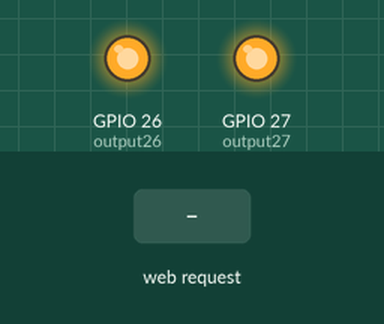
This sketch was run on a simulated ESP32. Parts: output pins drawn as LEDs (lit = HIGH). The test bench sets the inputs (shaded band). WiFi joins after 1.5 s; servers stay silent unless stated; what the sketch prints to the serial monitor is not drawn.

Above: at 2.7 s.
2.8 s: HTTP request GET /26/on received
At 3.7 s:
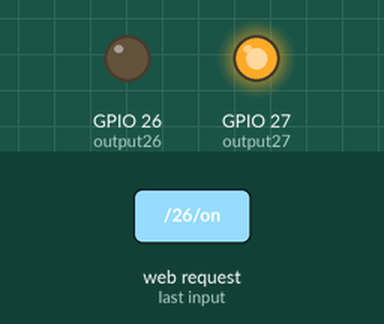
4.3 s: HTTP request GET /27/on received
At 4.9 s:
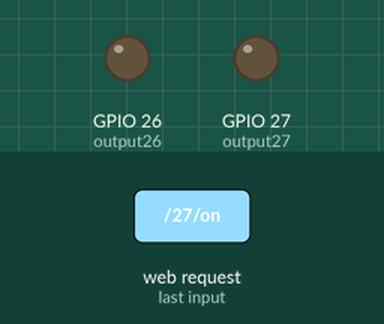
5.8 s: HTTP request GET /26/off received
At 7.0 s:
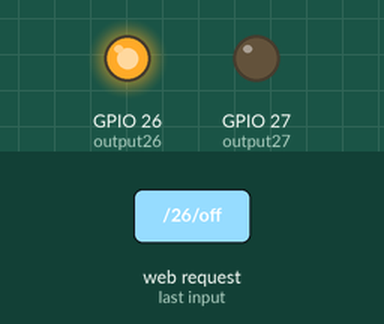
7.3 s: HTTP request GET /27/off received
At 8.4 s:
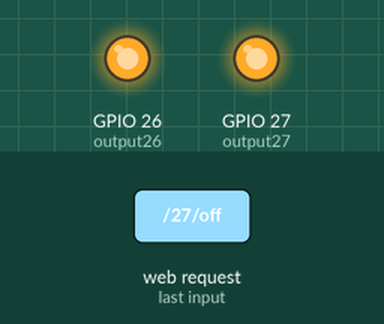
Timing chart, 0 to 9.8 s (numbered marks = the images above; inputs shaded):
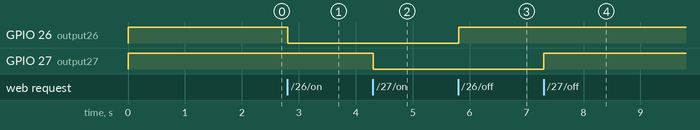

The sketch:

Webserver5V.ino
```cpp
#include <WiFi.h>

// Replace with your network credentials
const char* ssid = "@SPVC_Student";
const char* password = "spvcwifi";

// Set web server port number to 80
WiFiServer server(80);

// Variable to store the HTTP request
String header;

// Auxiliar variables to store the current output state
String output26State = "off";
String output27State = "off";

// Assign output variables to GPIO pins
const int output26 = 26;
const int output27 = 27;

// Current time
unsigned long currentTime = millis();
// Previous time
unsigned long previousTime = 0;
// Define timeout time in milliseconds (example: 2000ms = 2s)
const long timeoutTime = 2000;

void setup() {
  Serial.begin(115200);
  // Initialize the output variables as outputs
  pinMode(output26, OUTPUT);
  pinMode(output27, OUTPUT);
  // Set outputs to LOW
  digitalWrite(output26, HIGH);
  digitalWrite(output27, HIGH);

  // Connect to Wi-Fi network with SSID and password
  Serial.print("Connecting to ");
  Serial.println(ssid);
  WiFi.begin(ssid, password);
  while (WiFi.status() != WL_CONNECTED) {
    delay(500);
    Serial.print(".");
  }
  // Print local IP address and start web server
  Serial.println("");
  Serial.println("WiFi connected.");
  Serial.println("IP address: ");
  Serial.println(WiFi.localIP());
  server.begin();
}

void loop() {
  WiFiClient client = server.available();  // Listen for incoming clients

  if (client) {  // If a new client connects,
    currentTime = millis();
    previousTime = currentTime;
    Serial.println("New Client.");                                             // print a message out in the serial port
    String currentLine = "";                                                   // make a String to hold incoming data from the client
    while (client.connected() && currentTime - previousTime <= timeoutTime) {  // loop while the client's connected
      currentTime = millis();
      if (client.available()) {  // if there's bytes to read from the client,
        char c = client.read();  // read a byte, then
        Serial.write(c);         // print it out the serial monitor
        header += c;
        if (c == '\n') {  // if the byte is a newline character
          // if the current line is blank, you got two newline characters in a row.
          // that's the end of the client HTTP request, so send a response:
          if (currentLine.length() == 0) {
            // HTTP headers always start with a response code (e.g. HTTP/1.1 200 OK)
            // and a content-type so the client knows what's coming, then a blank line:
            client.println("HTTP/1.1 200 OK");
            client.println("Content-type:text/html");
            client.println("Connection: close");
            client.println();

            // turns the GPIOs on and off
            if (header.indexOf("GET /26/on") >= 0) {
              Serial.println("GPIO 26 on");
              output26State = "on";
              digitalWrite(output26, LOW);
            } else if (header.indexOf("GET /26/off") >= 0) {
              Serial.println("GPIO 26 off");
              output26State = "off";
              digitalWrite(output26, HIGH);
            } else if (header.indexOf("GET /27/on") >= 0) {
              Serial.println("GPIO 27 on");
              output27State = "on";
              digitalWrite(output27, LOW);
            } else if (header.indexOf("GET /27/off") >= 0) {
              Serial.println("GPIO 27 off");
              output27State = "off";
              digitalWrite(output27, HIGH);
            }

            // Display the HTML web page
            client.println("<!DOCTYPE html><html>");
            client.println("<head><meta charset=\"UTF-8\" name=\"viewport\" content=\"width=device-width, initial-scale=1\">");
            client.println("<link rel=\"icon\" href=\"data:,\">");
            client.println("<style>");
            client.println("html { font-family: Helvetica; text-align: center; margin: 0; padding: 0; }");
            client.println("body { margin: 0; padding: 0; }");
            client.println(".container { max-width: 600px; margin: auto; padding: 20px; }");
            client.println("h1 { font-size: 24px; }");
            client.println(".switch { position: relative; display: inline-block; width: 60px; height: 34px; margin: 10px; }");
            client.println(".switch input { opacity: 0; width: 0; height: 0; }");
            client.println(".slider { position: absolute; cursor: pointer; top: 0; left: 0; right: 0; bottom: 0; background-color: #ccc; transition: .4s; border-radius: 34px; }");
            client.println(".slider:before { position: absolute; content: \"\"; height: 26px; width: 26px; left: 4px; bottom: 4px; background-color: white; transition: .4s; border-radius: 50%; }");
            client.println("input:checked + .slider { background-color: #4CAF50; }");
            client.println("input:checked + .slider:before { transform: translateX(26px); }");
            client.println("@media (max-width: 600px) { h1 { font-size: 18px; } }");
            client.println("</style>");
            client.println("</head>");
            client.println("<body>");
            client.println("<div class=\"container\">");
            client.println("<h1>ESP32 Web Server ระบบควบคุมไฟ</h1>");
            client.println("<h3>GPIO 26</h3>");
            client.println("<label class=\"switch\">");
            client.println(String("<input type=\"checkbox\" onchange=\"location.href='/26/' + (this.checked ? 'on' : 'off')\" ") + (output26State == "on" ? "checked" : "") + ">");
            client.println("<span class=\"slider\"></span>");
            client.println("</label>");
            client.println("<h3>GPIO 27</h3>");
            client.println("<label class=\"switch\">");
            client.println(String("<input type=\"checkbox\" onchange=\"location.href='/27/' + (this.checked ? 'on' : 'off')\" ") + (output27State == "on" ? "checked" : "") + ">");
            client.println("<span class=\"slider\"></span>");
            client.println("</label>");
            client.println("</div>");
            client.println("</body></html>");


            // The HTTP response ends with another blank line
            client.println();
            // Break out of the while loop
            break;
          } else {  // if you got a newline, then clear currentLine
            currentLine = "";
          }
        } else if (c != '\r') {  // if you got anything else but a carriage return character,
          currentLine += c;      // add it to the end of the currentLine
        }
      }
    }
    // Clear the header variable
    header = "";
    // Close the connection
    client.stop();
    Serial.println("Client disconnected.");
    Serial.println("");
  }
}
```

Measured:
- after the input at 2.8 s, GPIO 26 (output26): HIGH → LOW at once
- after the input at 4.3 s, GPIO 27 (output27): HIGH → LOW at once
- after the input at 5.8 s, GPIO 26 (output26): LOW → HIGH at once
- after the input at 7.3 s, GPIO 27 (output27): LOW → HIGH at once
